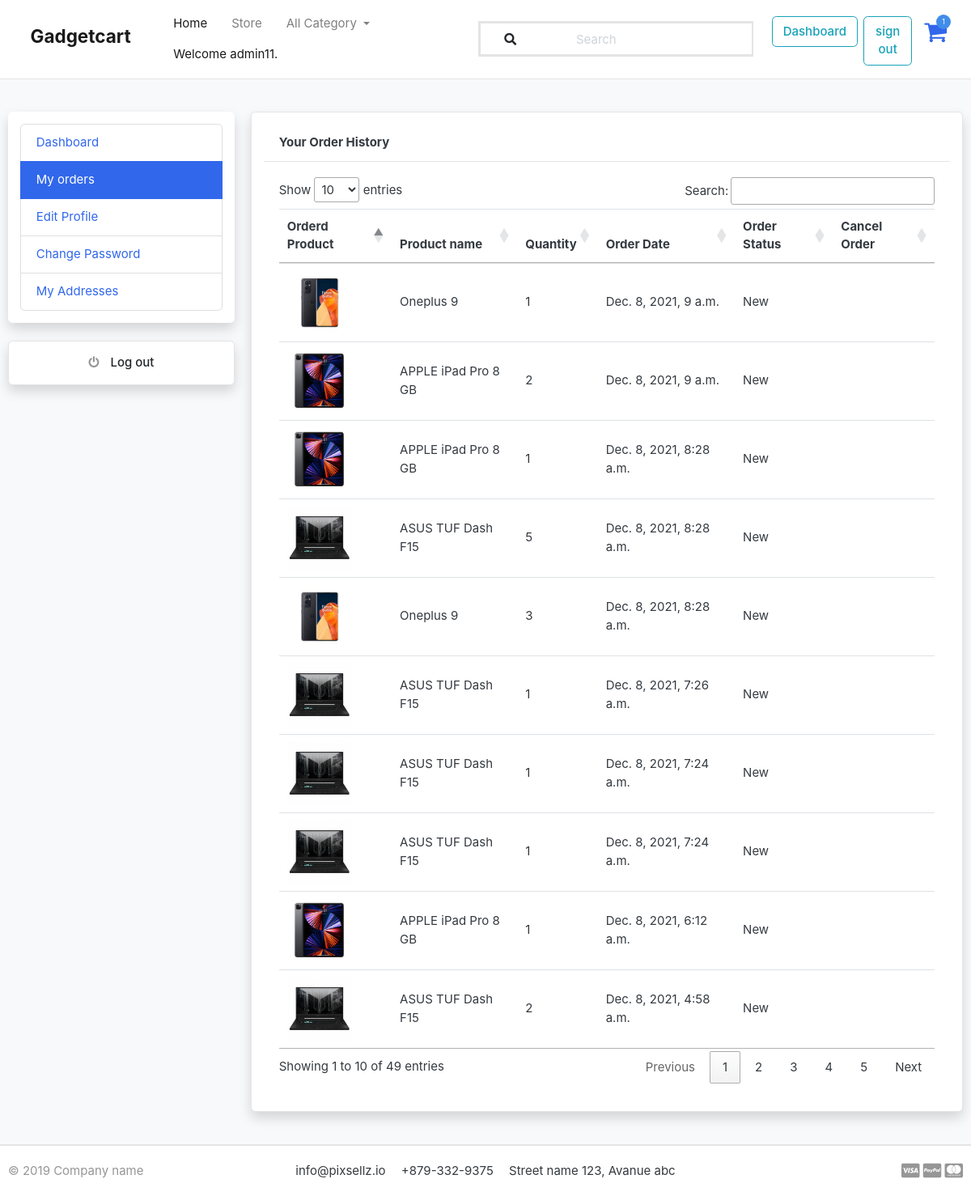
The page /accounts/my_orders/ (signed in) on the database its author committed.
### accounts/models.py (models this page shows, shortened)
class Account(AbstractBaseUser,PermissionsMixin):
    first_name = models.CharField(max_length=50)
    last_name = models.CharField(max_length=50)
    username = models.CharField(max_length=50, unique=True)
    email = models.CharField(max_length=50, unique=True)
    phone_number = models.CharField(max_length=50, unique=True)
    date_joined = models.DateTimeField(auto_now_add=True)
    last_login = models.DateTimeField(auto_now_add=True)
    is_admin = models.BooleanField(default=False)
    is_staff = models.BooleanField(default=False)
    is_active = models.BooleanField(default=True)
    is_superadmin = models.BooleanField(default=False)
    is_verified = models.BooleanField(default=False)
    USERNAME_FIELD = 'email'
    REQUIRED_FIELDS = ['username', 'first_name', 'last_name', 'phone_number']
    objects = MyAccountManager()

### orders/models.py (models this page shows, shortened)
class OrderProduct(models.Model):
    order = models.ForeignKey(Order, on_delete=models.CASCADE)
    payment = models.ForeignKey(Payment, on_delete=models.SET_NULL, blank=True, null=True)
    user = models.ForeignKey(Account, on_delete=models.CASCADE)
    product = models.ForeignKey(Product, on_delete=models.CASCADE)
    variations = models.ManyToManyField(Variation, blank=True)
    quantity = models.IntegerField()
    product_price = models.FloatField()
    ordered = models.BooleanField(default=False)
    discount = models.FloatField(default=0)
    created_at = models.DateTimeField(auto_now_add=True)
    updated_at = models.DateTimeField(auto_now=True)
    status = models.CharField(max_length=10, choices=STATUS1, default='New')

### store/models.py (models this page shows, shortened)
class Product(models.Model):
    product_name  = models.CharField(max_length=200, unique=True)
    slug          = models.SlugField(max_length=200, unique=True)
    description   = models.TextField(max_length=500, blank=True)
    price         = models.IntegerField()
    image1        = models.ImageField(upload_to='photos/products')
    image2        = models.ImageField(upload_to='photos/products')
    image3        = models.ImageField(upload_to='photos/products')
    stock         = models.IntegerField()
    is_available  = models.BooleanField(default=True)
    brand         = models.ForeignKey(Brand, on_delete=models.CASCADE)
    category      = models.ForeignKey(Category, on_delete=models.CASCADE)
    created_date  = models.DateTimeField(auto_now_add=True)
    modified_date = models.DateTimeField(auto_now=True)
    def __str__(self):
        return self.product_name

### accounts/views.py (the view)
# urls.py: path('my_orders/', views.my_orders, name='my_orders'),
@login_required(login_url='signin')
def my_orders(request):
    orders = OrderProduct.objects.filter(user=request.user).order_by('-created_at')
    context = {
       'orders' : orders
    }
    return render(request, 'user/my_orders.html', context)

### brand/context_processors.py (called while the page is built)
def menulinks(request):
    links = Brand.objects.all()
    return dict(link=links)

### brand/models.py (called while the page is built)
    def get_url(self):
        return reverse('products_by_brand', args=[self.slug])

### carts/context_processors.py (called while the page is built)
def counter(request):
    cart_count = 0
    if 'admin' in request.path:
        return {}
    else:
        try:
            cart = Cart.objects.filter(cart_id=_cart_id(request))
            if request.user.is_authenticated:
                cart_items = CartItem.objects.all().filter(user=request.user)
            else:
                cart_items = CartItem.objects.all().filter(cart=cart[:1])
            for cart_item in cart_items:
                cart_count += cart_item.quantity
        except Cart.DoesNotExist:
            cart_item = 0
    return dict(cart_count=cart_count)

### carts/views.py (called while the page is built)
def _cart_id(request):
    cart = request.session.session_key
    if not cart:
        cart = request.session.create()
    return cart

### category/context_processors.py (called while the page is built)
def menu_links(request):
    links = Category.objects.all()
    return dict(links=links)

### category/models.py (called while the page is built)
    def get_url(self):
        return reverse('products_by_category', args=[self.slug])

### templates/user/my_orders.html (shortened to what this page needs)
{% extends 'user/base.html' %}
{% block content %}
<section class="section-conten padding-y bg">
    <div class="container">
        <div class="row">
        {% include 'user/includes/dashboard_sidebar.html' %}
        <main class="col-md-9">
            <article class="card shadow p-3 bg-white rounded">
            <header class="card-header">
                <strong class="d-inline-block mr-3">Your Order History</strong>
            </header>
            <div class="card-body">
                <div class="row">
                    <div class="col-md-12">
                        <table class="table table-hover" id="myTable">
                            <thead>
                              <tr>
                                <th scope="col">Orderd Product</th>
                                <th scope="col">Product name</th>
                                <th scope="col">Quantity</th>
                                <th scope="col">Order Date</th>
                                <th scope="col">Order Status</th>
                                <th scope="col">Cancel Order</th>
                              </tr>
                            </thead>
                            <tbody>
                                {% for order in orders %}
                              <tr>
                                <th><div><img src="{{order.product.image1.url}}" class="img-sm" alt=""></div></th>
                                <td class="align-middle">{{order.product}}</td>
                                <td class="align-middle">{{order.quantity}}</td>
                                <td class="align-middle">{{order.created_at}}</td>
                                <td class="align-middle">{{order.status}}</td>
                                <td class="align-middle">
                                  {% if order.status == 'Canceled'  %}
                                  <p>Order Canceled</p>
                                  {% elif order.status == 'Delivered' %}
                                   <p>Order Delivered</p>
                                   {% else %}
                                   <a class="btn text-white" href="{% url 'cancel_order' order.id %}">Cancel</a>
                                  {% endif %}
                                </td>
                              </tr>
                              {% endfor %}
                            </tbody>
                          </table>
                    </div>
                </div>
            </div>
            </article>
        </main>
    </div>
    </div>
    </section>
<link rel="stylesheet" href="//cdn.datatables.net/1.11.3/css/jquery.dataTables.min.css">
{% endblock %}

### templates/user/includes/navbar.html (shortened to what this page needs)
{% load static %}
<body>
<nav class="navbar navbar-expand-md navbar-light border-bottom">
  <a class="navbar-brand p-4" href="{% url 'homepage' %}">
   <h4>Gadgetcart</h4>
  </a>
  <ol class="breadcrumb d-xl-flex">
    <li class="nav-item active">
      <a class="nav-link" href="{% url 'homepage' %}">Home</a>
    </li>
    <li class="nav-item">
        <a class="nav-link" href="{% url 'store' %}">Store</a>
      </li>
    <li class="nav-item dropdown">
      <a class="nav-link dropdown-toggle" href="#" id="navbarDropdown" role="button" data-toggle="dropdown" aria-haspopup="true" aria-expanded="false">
        All Category
      </a>
    </li>
    <li class="nav-item active">
      {% if request.user.is_authenticated %}
      <a class="nav-link" href="">Welcome {{ request.user.first_name }}.</a>
      {% else %}
      <a href="">Welcome Guest!</a>
      {% endif %}
    </li>
  </ol>
  <div class="collapse navbar-collapse" id="basicExampleNav13">
    <form class="navbar-search pl-0 ml-auto mt-3 mb-2 mt-md-0 mb-md-0 mr-3 border" action="{% url 'search' %}" class="search" method="get">
      <div class="input-group d-block d-md-flex mb-0 border">
        <div class="input-group-prepend border">
          <button class="bg-white border-white btn input-icon d-flex align-items-center" type="submit"><i
              class="fas fa-search text-dark mx-3"></i></button>
          <input class="form-control white-text rgba-black-light border-0 z-depth-0 pl-5" action="{% url 'search' %}" type="text"
            placeholder="Search" aria-label="Search" name="keyword">
        </div>
      </div>
    </form>
    <ul class="navbar-nav">
      {% if user.id is None %}
      <li class="nav-item pl-2 mt-1 mb-md-0 d-md-none d-xl-inline-block">
        <a href="{% url 'signin' %}" type="button"
          class="btn btn-outline-info btn-md btn-rounded btn-navbar waves-effect waves-light">Sign
          in</a>
      </li>
      <li class="nav-item pl-2 mt-1 mb-md-0 d-md-none d-xl-inline-block">
        <a href="{% url 'register' %}" type="button"
          class="btn btn-outline-info btn-md btn-rounded btn-navbar waves-effect waves-light">Sign
          up</a>
      </li>
      {% else %}
      <li class="nav-item pl-2 mt-1 mb-md-0 d-md-none d-xl-inline-block">
        <a href="{% url 'dashboard' %}" type="button"
          class="btn btn-outline-info btn-md btn-rounded btn-navbar waves-effect waves-light">Dashboard</a>
      </li>
      <li class="nav-item pl-2 mt-1 mb-md-0 d-md-none d-xl-inline-block">
        <a href="{% url 'signout' %}" type="button"
          class="btn btn-outline-info btn-md btn-rounded btn-navbar waves-effect waves-light">sign out</a>
      </li>
      {% endif %}
        <li class="nav-item px-3 text-uppercase mb-0 position-relative d-lg-flex mt-2">
          <a href="{% url 'cart' %}" class="cart position-relative d-inline-flex" aria-label="View your shopping cart">
            <i class="fas fa fa-shopping-cart fa-2x"></i>
            <span class="cart-basket d-flex align-items-center justify-content-center">
              {{ cart_count }}
            </span>
          </a>
        </li>
    </ul>
  </div>
</nav>
</body>

### gadgetcart/static/css/ui.css (style rules this page uses)
html { font-family: "Inter", sans-serif; font-size: 15px; }
.img-xs, .img-sm, .img-md, .img-lg { -o-object-fit: cover; object-fit: cover; flex-shrink: 0; flex-grow: 0; }
.img-sm { width: 80px; height: 80px; }
.padding-y { padding-top: 40px; padding-bottom: 40px; }
article:after, .form-group:after { display: block; clear: both; content: ""; }
.bg { background-color: #f8f9fa; }
.bg-white { background-color: #fff; }

### templates/user/includes/navbar.html (style rules this page uses)
ul li a.cart .cart-basket { font-size: .6rem; position: absolute; top: -6px; right: -5px; width: 18px; height: 18px; color: rgb(255, 255, 255); background-color: #418deb; border-radius: 50%; }

### rows shown on the page
Account: user.first_name "admin11"
OrderProduct: product.image1 (picture), product "Oneplus 9", quantity "1", created_at "Dec. 8, 2021, 9 a.m.", status "New"
OrderProduct: product.image1 (picture), product "APPLE iPad Pro 8 GB", quantity "2", created_at "Dec. 8, 2021, 9 a.m.", status "New"
OrderProduct: product.image1 (picture), product "APPLE iPad Pro 8 GB", quantity "1", created_at "Dec. 8, 2021, 8:28 a.m.", status "New"
OrderProduct: product.image1 (picture), product "ASUS TUF Dash F15", quantity "5", created_at "Dec. 8, 2021, 8:28 a.m.", status "New"
OrderProduct: product.image1 (picture), product "Oneplus 9", quantity "3", created_at "Dec. 8, 2021, 8:28 a.m.", status "New"
OrderProduct: product.image1 (picture), product "ASUS TUF Dash F15", quantity "1", created_at "Dec. 8, 2021, 7:26 a.m.", status "New"
OrderProduct: product.image1 (picture), product "ASUS TUF Dash F15", quantity "1", created_at "Dec. 8, 2021, 7:24 a.m.", status "New"
OrderProduct: product.image1 (picture), product "ASUS TUF Dash F15", quantity "1", created_at "Dec. 8, 2021, 7:24 a.m.", status "New"
OrderProduct: product.image1 (picture), product "APPLE iPad Pro 8 GB", quantity "1", created_at "Dec. 8, 2021, 6:12 a.m.", status "New"
OrderProduct: product.image1 (picture), product "ASUS TUF Dash F15", quantity "2", created_at "Dec. 8, 2021, 4:58 a.m.", status "New"

### other values the page prints
{{ cart_count }} "1"
